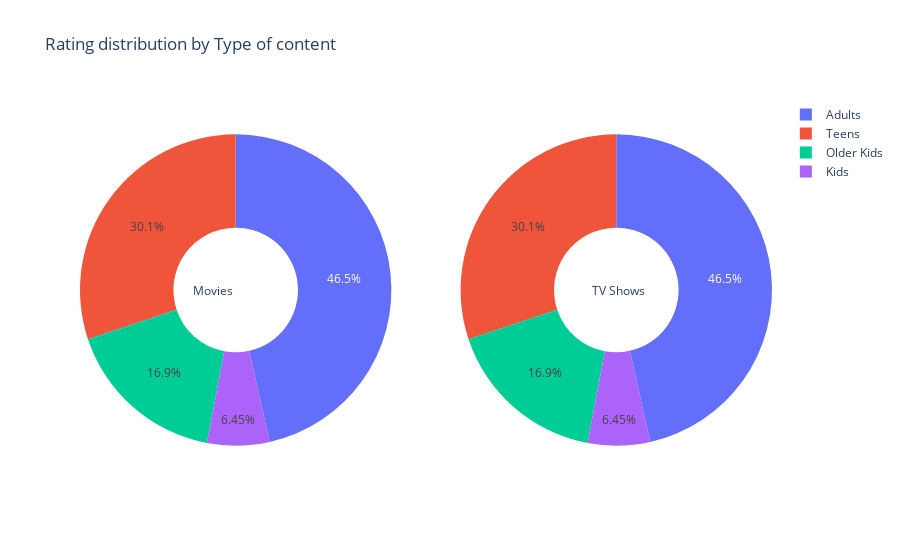

Source (notebook cell):
### Code cell
movie_rating_df = generate_rating_df(main_df)
show_rating_df = generate_rating_df(main_df)

fig = make_subplots(rows=1, cols=2, specs=[[{"type": "pie"}, {"type": "pie"}]])

fig.add_trace(
    go.Pie(labels=movie_rating_df['target_ages'], values=movie_rating_df['counts']),
    row=1, col=1
)

fig.add_trace(
    go.Pie(labels=show_rating_df['target_ages'], values=show_rating_df['counts']),
    row=1, col=2
)

fig.update_traces(textposition='inside', hole=.4, hoverinfo="label+percent+name")
fig.update_layout(
    title_text="Rating distribution by Type of content",
    # Add annotations in the center of the donut pies.
    annotations=[dict(text='Movies', x=0.16, y=0.5, font_size=12, showarrow=False),
                 dict(text='TV Shows', x=0.82, y=0.5, font_size=12, showarrow=False)])
fig.show()

### Figure 1 — Plotly figure (JSON) as saved in the notebook; plotly's stock layout.template omitted (floating-point values rounded to 4 significant figures)
{"data": [{"domain": {"x": [0, 0.45], "y": [0, 1]}, "hole": 0.4, "hoverinfo": "label+percent+name", "labels": ["Kids", "Kids", "Kids", "Older Kids", "Older Kids", "Older Kids", "Older Kids", "Teens", "Teens", "Adults", "Adults", "Adults", "Adults", "Adults"], "textposition": "inside", "type": "pie", "values": [41, 220, 307, 287, 863, 334, 6, 490, 2160, 3, 80, 799, 3207, 3]}, {"domain": {"x": [0.55, 1], "y": [0, 1]}, "hole": 0.4, "hoverinfo": "label+percent+name", "labels": ["Kids", "Kids", "Kids", "Older Kids", "Older Kids", "Older Kids", "Older Kids", "Teens", "Teens", "Adults", "Adults", "Adults", "Adults", "Adults"], "textposition": "inside", "type": "pie", "values": [41, 220, 307, 287, 863, 334, 6, 490, 2160, 3, 80, 799, 3207, 3]}], "layout": {"annotations": [{"font": {"size": 12}, "showarrow": false, "text": "Movies", "x": 0.16, "y": 0.5}, {"font": {"size": 12}, "showarrow": false, "text": "TV Shows", "x": 0.82, "y": 0.5}], "title": {"text": "Rating distribution by Type of content"}}}
